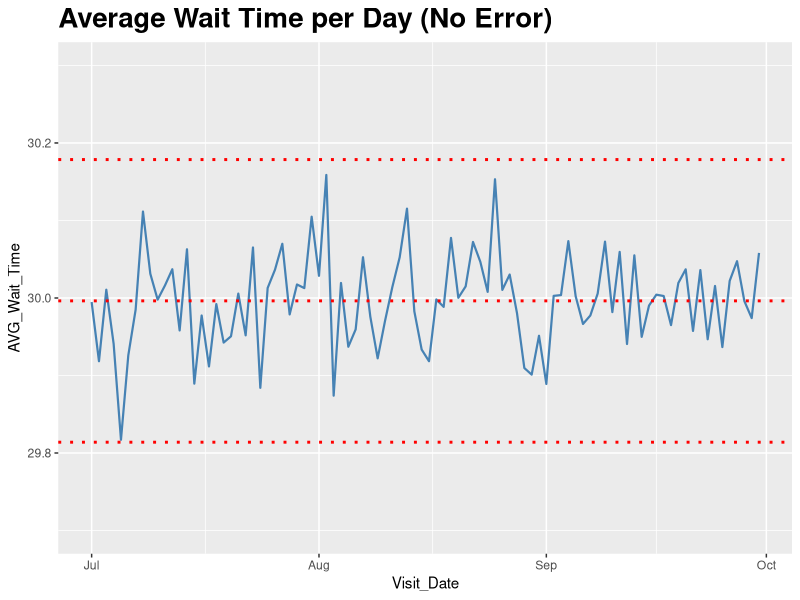
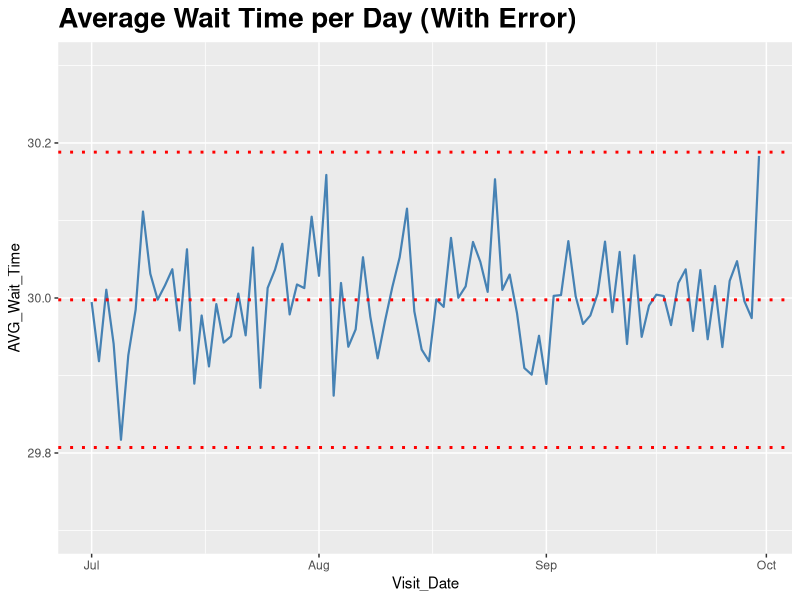

Generate these figures, in order, with R:
library(ggplot2)
library(dplyr)

set.seed(111)

# create no error dates
date_seq <- seq.Date(as.Date('2019-07-01'), as.Date('2019-09-30'), 'day')
date_seq <- as.data.frame(rep(date_seq, 6000))
colnames(date_seq) <- 'Visit_Date'

# create no error wait times
wait_times_normal <- as.data.frame(rnorm(92 * 6000, mean=30, sd=5))
colnames(wait_times_normal) <- 'Wait_Time'

combo_df <- cbind(date_seq, wait_times_normal)

# create no error plot
g1 <- combo_df %>% 
  group_by(Visit_Date) %>% 
  summarize(AVG_Wait_Time = mean(Wait_Time)) %>% 
  ggplot(aes(x=Visit_Date, y=AVG_Wait_Time)) + 
  geom_line(size=0.75, color='steelblue') +
  geom_hline(aes(yintercept=mean(AVG_Wait_Time)), 
             color='red', linetype='dotted', size=1) +
  geom_hline(aes(yintercept=mean(AVG_Wait_Time) + sd(AVG_Wait_Time) * 3), 
             color='red', linetype='dotted', size=1) +
  geom_hline(aes(yintercept=mean(AVG_Wait_Time) - sd(AVG_Wait_Time) * 3), 
             color='red', linetype='dotted', size=1) +
  ylim(29.7, 30.3) +
  ggtitle('Average Wait Time per Day (No Error)') +
  theme(plot.title = element_text(size = 20, face = "bold"))

# add error value
new_combo_df <- rbind(combo_df, c('2019-09-30', 781))
new_combo_df$Wait_Time <- as.numeric(new_combo_df$Wait_Time)

# create error plot
g2 <- new_combo_df %>% 
  group_by(Visit_Date) %>% 
  summarize(AVG_Wait_Time = mean(Wait_Time)) %>% 
  ggplot(aes(x=Visit_Date, y=AVG_Wait_Time)) + 
  geom_line(size=0.75, color='steelblue') +
  geom_hline(aes(yintercept=mean(AVG_Wait_Time)), 
             color='red', linetype='dotted', size=1) +
  geom_hline(aes(yintercept=mean(AVG_Wait_Time) + sd(AVG_Wait_Time) * 3), 
             color='red', linetype='dotted', size=1) +
  geom_hline(aes(yintercept=mean(AVG_Wait_Time) - sd(AVG_Wait_Time) * 3), 
             color='red', linetype='dotted', size=1) +
  ylim(29.7, 30.3) +
  ggtitle('Average Wait Time per Day (With Error)') +
  theme(plot.title = element_text(size = 20, face = "bold"))

print(g1)
print(g2)